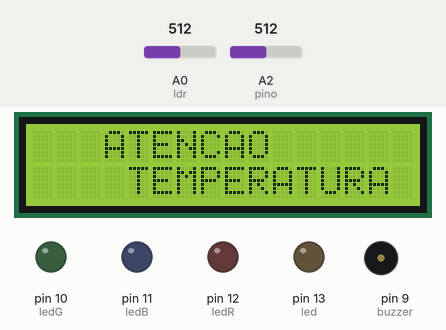
Recording of a sketch running on a simulated Arduino Uno, built with avr-gcc and run on an emulated ATmega328P. Shown: 16×2 character LCD, output pins drawn as LEDs (lit = HIGH), buzzer (waves = sounding). The test bench sets the inputs (shaded band); at power-on: A2 (pino) = 512, A0 (ldr) = 512. What the sketch prints to the serial monitor is not drawn.

Above: at 1.6 s.
1.7 s: A2 (pino) set to 197
At 9.9 s:
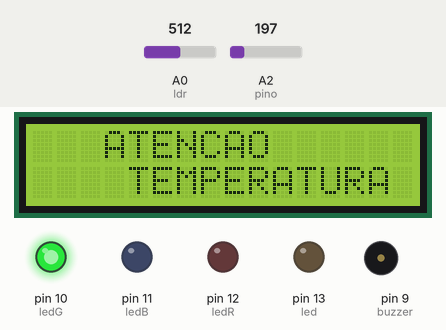
10.8 s: A2 (pino) set to 172
At 15.9 s:
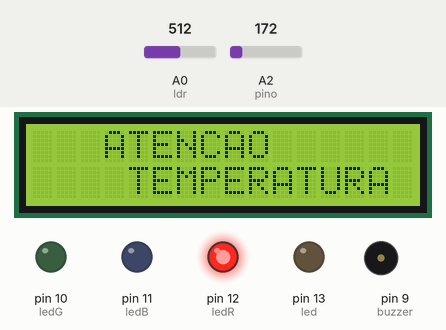
16.9 s: A0 (ldr) set to 894
22.6 s: A0 (ldr) set to 910
At 24.5 s:
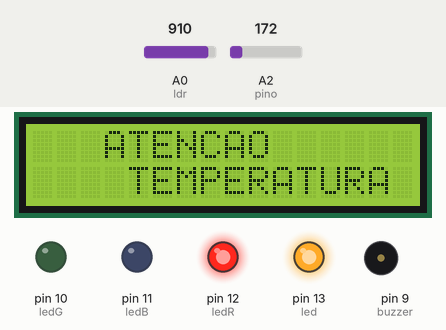
28.3 s: A2 (pino) set to 154
34.0 s: A2 (pino) set to 134
At 36.2 s:
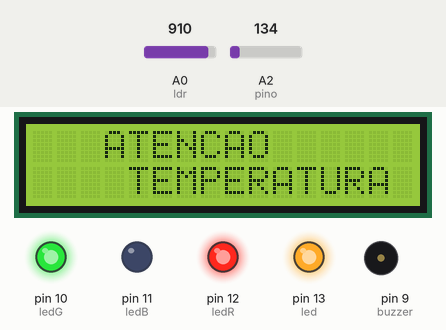
Timing chart, 0 to 37.7 s (numbered marks = the images above; inputs shaded):
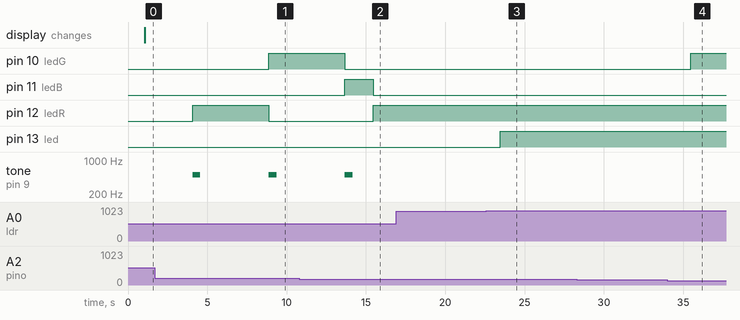

Measured:
- the behaviour switches between 185 and 184 on A2 (pino) (found by bisection; images 1 and 2)
- the behaviour switches between 900 and 901 on A0 (ldr) (found by bisection; images 2 and 3)
- the behaviour switches between 144 and 143 on A2 (pino) (found by bisection; images 3 and 4)
- after the input at 10.8 s, pin 12 (ledR): LOW → HIGH after 4.7 s
- after the input at 16.9 s, every drawn part: stays the same
- after the input at 22.6 s, pin 13 (led): LOW → HIGH after 0.88 s
- after the input at 28.3 s, every drawn part: stays the same
- after the input at 34.0 s, pin 10 (ledG): LOW → HIGH after 1.5 s
- by itself, tone on pin 9 (buzzer): alternates 500 Hz for 0.50 s and silent for 4.3 s

The sketch:

Codigo.ino
```cpp
/*
Teste esse circuito:
https://www.tinkercad.com/things/4ovoK6gCKID
*/

#include <LiquidCrystal.h>

LiquidCrystal lcd(2, 3, 4, 5, 6, 7);

#define ledR 12
#define ledB 11
#define ledG 10
#define btn 8
#define max 4
#define pino A2
#define buzzer 9
#define ldr A0
#define led 13

float temp=0.0, ultimatemp=0.0;
int btnclicado=0, btnliberado=0, ciclo=0, vldr=0;


void setup() {

  lcd.begin(16,2);
  lcd.clear();

  Serial.begin(9600);

  pinMode(ledR, OUTPUT);
  pinMode(ledB, OUTPUT);
  pinMode(ledG, OUTPUT);
  pinMode(led, OUTPUT);
  pinMode(buzzer, OUTPUT);

  pinMode(btn, INPUT);
  pinMode(ldr, INPUT);


}

void lcdmsg(){

  lcd.setCursor(3,0);
  lcd.print("ATENCAO");
  lcd.setCursor(4,1);
  lcd.print("TEMPERATURA");
  delay(3000);
}

void buzze(){

 //tone(porta, freq, duracao);
  //notone(porta);
  //faixa freq 31hz até 4978hz

  tone(buzzer,500,500);
  delay(800);
}

void vermelho()
{
  digitalWrite(ledR, HIGH);
  digitalWrite(ledB, LOW);
  digitalWrite(ledG, LOW);
}

void azul()
{
  digitalWrite(ledB, HIGH);
  digitalWrite(ledR, LOW);
  digitalWrite(ledG, LOW);
}

void verde()
{
  digitalWrite(ledG, HIGH);
  digitalWrite(ledR, LOW);
  digitalWrite(ledB, LOW);
}

void amarelo()
{
  digitalWrite(ledG, HIGH);
  digitalWrite(ledR, HIGH);
  digitalWrite(ledB, LOW);
}

void trocaled()
{
  if(ciclo==0){
    vermelho();
  }
  else if(ciclo==1)
    {
    verde();
  }
  else if(ciclo==2)
    {
    azul();
  }
  else if(ciclo==3)
    {
    amarelo();
  }

  ciclo++;
  if(ciclo>max-1)
  {
    ciclo=0;
  }
}

void verificabtn()
{
 if(digitalRead(btn)==HIGH)
 {
	btnclicado=1;
   btnliberado=0;
 }
  else{
    btnliberado=1  ;
  }
  if((btnclicado==1)and(btnliberado==1))
  {
    btnclicado=0;
    btnliberado=0;
    trocaled();
  }
}


void loop() {

  vldr=analogRead(ldr);
  if(vldr>900)
  {
    digitalWrite(led, HIGH);
  }
  else
  {
    digitalWrite(led, LOW);
  }

  temp=(analogRead(pino)*(5.0/1023))/0.01;
        if(temp!=ultimatemp)
        {
          ultimatemp=temp;
          Serial.print("temp: ");
          Serial.print(temp);
          Serial.println(" C");

        }
  delay(1000);
  if(temp>90.0)
  {
    lcdmsg();
    trocaled();
    buzze();

  }
  else if(temp>70.0)
  {
    vermelho();
  }
  else if(temp>50.0)
  {
    amarelo();
  }
  else if(temp<49.0)
  {
    verde();
  }


}
```
